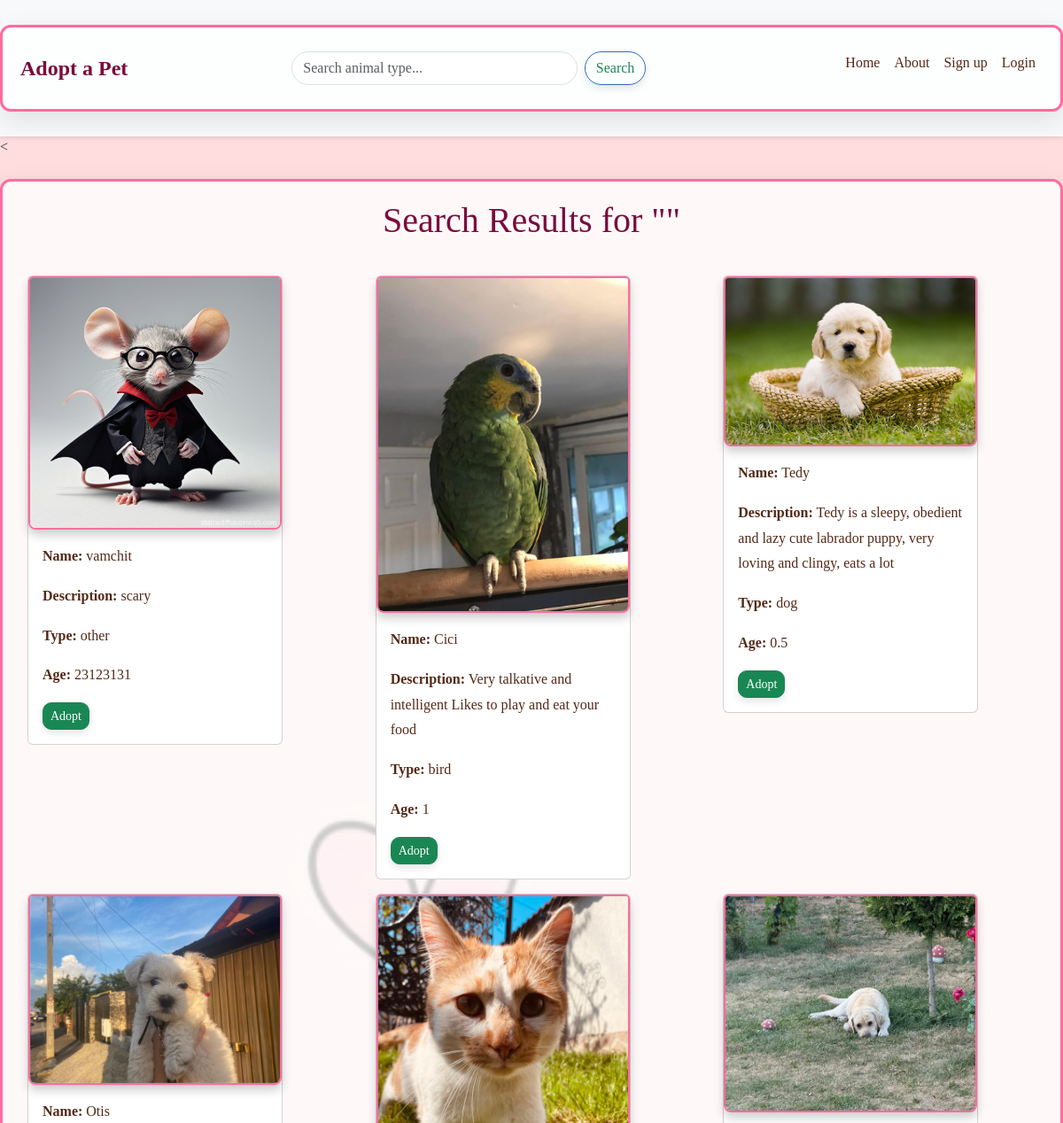
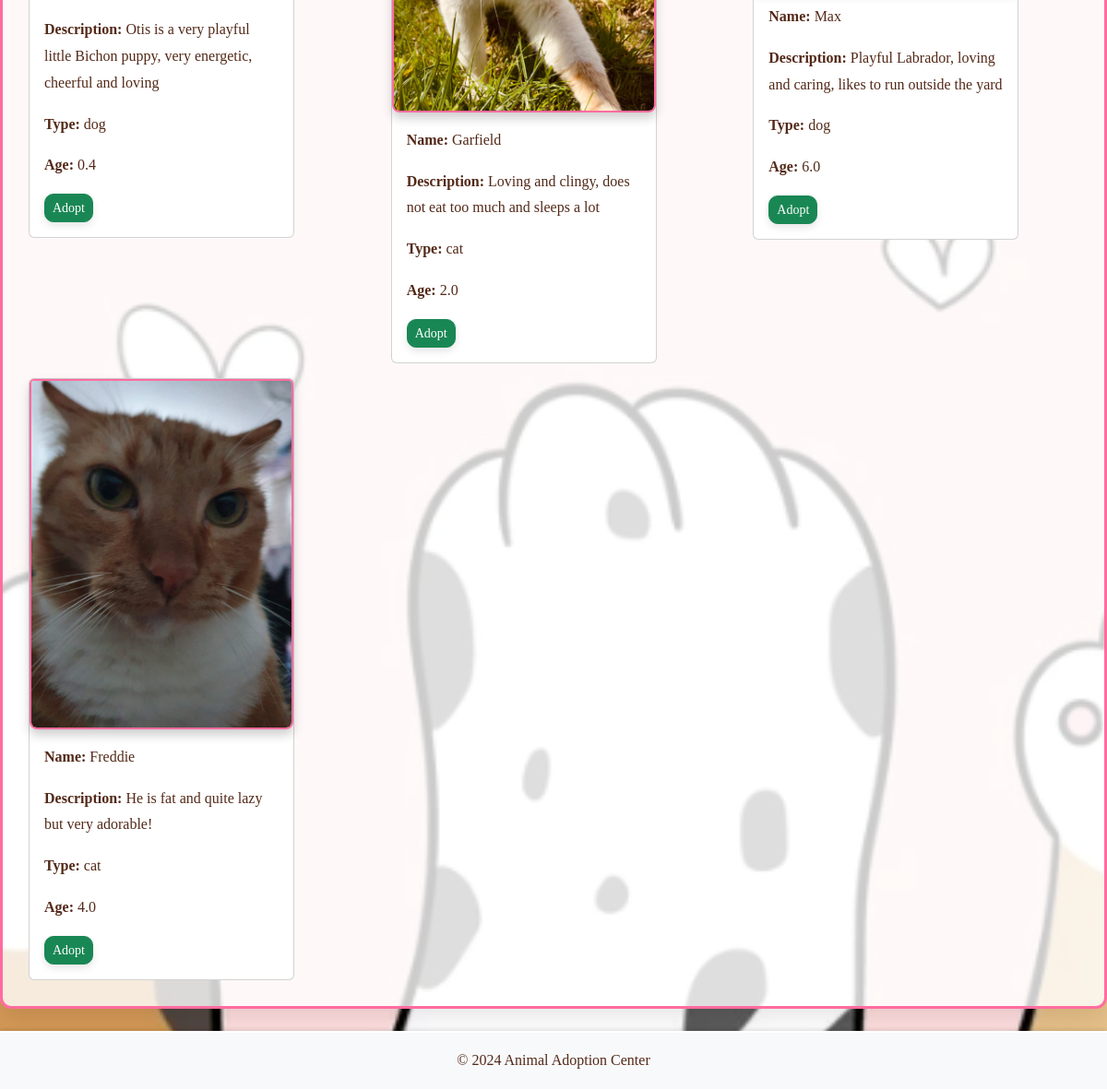
Screenshot of /search with the database file from the repository (2 pictures, top to bottom).
### app/models.py (models this page shows, shortened)
class Animal(db.Model):
    id = db.Column(db.Integer, primary_key=True)
    name = db.Column(db.String(100), nullable=False)
    age = db.Column(db.String(20), nullable=False)  # Age stored as string (e.g., "2 years")
    animal_type = db.Column(db.String(50), nullable=False)  # e.g., "dog", "cat"
    description = db.Column(db.Text, nullable=True)
    image = db.Column(db.String(255), nullable=False)  # Path to the image file

### app/backend/routes.py (the view)
@main.route('/search')
def search_animals():
    query = request.args.get('q', '').lower()
    results = Animal.query.filter(Animal.animal_type.ilike(f'%{query}%')).all()
    return render_template('animal_search_result.html', animals=results, query=query)

### app/frontend/templates/animal_search_result.html (shortened to what this page needs)
{% extends "home.html" %}
{% block content %}
<h1 class="text-center">Search Results for "{{ query }}"</h1>
<div class="row">
    {% if animals %}
        {% for animal in animals %}
        <div class="col-12 col-md-6 col-lg-4">
            <div class="card m-2" style="width: 18rem;">
                <img src="{{ url_for('static', filename=animal.image) }}" class="card-img-top" alt="{{ animal.name }}">
                <div class="card-body">
                    <p class="card-text"><strong>Name:</strong> {{ animal.name }}</p>
                    <p class="card-text"><strong>Description:</strong> {{ animal.description }}</p>
                    <p class="card-text"><strong>Type:</strong> {{ animal.animal_type }}</p>
                    <p class="card-text"><strong>Age:</strong> {{ animal.age }}</p>
                    <div class="d-flex justify-content-between mt-2">
                        {% if not current_user.is_admin %}
                        <a href="{{ url_for('main.adopt_animal', animal_id=animal.id) }}" class="btn btn-success btn-sm">Adopt</a>
                        {% endif %}
                    </div>
                </div>
            </div>
        </div>
        {% endfor %}
    {% else %}
        <p class="text-center">No results found for your query.</p>
    {% endif %}
</div>
{% endblock %}

### app/frontend/templates/home.html (shortened to what this page needs)
<!DOCTYPE html>
<html lang="en">
<head>
    <link rel="stylesheet" href="https://cdn.jsdelivr.net/npm/bootstrap@5.3.0/dist/css/bootstrap.min.css">
    <link rel="stylesheet" href="{{ url_for('static', filename='css/style.css') }}">
</head>
<body>
    <nav class="navbar navbar-expand-lg navbar-light bg-light">
        <div class="container">
            <a class="navbar-brand" href="/">Adopt a Pet</a>
            <div class="collapse navbar-collapse" id="navbarNav">
                <form class="d-flex mx-auto me-lg-5" style="max-width: 400px; width: 100%;" action="/search" method="GET">
                    <input class="form-control me-2" type="search" name="q" placeholder="Search animal type..." aria-label="Search">
                    <button class="btn btn-outline-success" type="submit">Search</button>
                </form>
                <ul class="navbar-nav ms-auto">
                    <li class="nav-item">
                        <a class="nav-link" href="/">Home</a>
                    </li>
                    <li class="nav-item"><a class="nav-link" href="/about">About</a></li>
                    {% if not current_user.is_authenticated %}
                        <li class="nav-item"><a class="nav-link" href="/sign_up">Sign up</a></li>
                        <li class="nav-item"><a class="nav-link" href="/login">Login</a></li>
                    {% endif %}
                </ul>
            </div>
        </div>
    </nav>
    <<div class="container mt-4">
        {% block content %}{% endblock %}
    </div>
    <footer class="text-center py-3 mt-4 bg-light">
        <p>&copy; 2024 Animal Adoption Center</p>
    </footer>
</body>
</html>

### app/frontend/static/css/style.css (style rules this page uses)
body { font-family: 'Georgia', serif; background-color: #FDDCDDFF; margin: 0; padding: 0; background-image: url('/static/images/background.png'); background-size: cover; background-repeat: no-repeat; background-attachment: fixed; background-position: center; }
h1, h2 { color: #7A0C3C; font-family: 'Playfair Display', serif; }
.navbar { background-color: #FF6CAC; box-shadow: 0 2px 4px rgba(0, 0, 0, 0.1); }
.navbar-brand { color: #7A0C3C; font-weight: bold; font-size: 1.5rem; }
img { border-radius: 8px; box-shadow: 0 6px 12px rgba(0, 0, 0, 0.2); border: 2px solid #ff6c9f; }
.container { background-color: rgba(255, 255, 255, 0.8); border: 3px solid #ff6c9f; border-radius: 12px; padding: 40px; box-shadow: 0 10px 30px rgba(0, 0, 0, 0.1); max-width: 1200px; margin: 20px auto; }
footer { background-color: #40061E; color: #ffffff; padding: 20px; text-align: center; box-shadow: 0 -2px 4px rgba(0, 0, 0, 0.1); }
footer p { margin: 0; }
button { background-color: #ff6ca4; color: #fff; border: none; padding: 14px 28px; border-radius: 6px; cursor: pointer; font-size: 18px; box-shadow: 0 6px 12px rgba(0, 0, 0, 0.2); transition: all 0.3s ease; }
p { line-height: 1.8; color: #532918; }
ul li { margin-bottom: 12px; font-size: 16px; }
.btn { transition: background-color 0.3s ease, transform 0.3s ease; }
.card-img-top { transition: transform 0.3s ease; }
.btn { border-radius: 10px; box-shadow: 0px 4px 8px rgba(0, 0, 0, 0.1); }
body { background-color: #cdc5c5; color: #333; }
.navbar { background-color: #73159e; }
.navbar-nav .nav-link { color: #532918 !important; }
footer { background-color: #084e0b; color: white; border-top: 2px solid #fff; }
footer { padding: 20px 0; text-align: center; background-color: #4b614c; color: white; border-top: 2px solid #fff; }
.navbar-nav .nav-link { color: #ff6ca4; transition: color 0.3s ease; }
.navbar-collapse { justify-content: center; }
form.d-flex { margin: 0 auto; max-width: 400px; }
form .form-control { border-radius: 20px; }
form .btn-outline-success { border-radius: 20px; border-color: #2e6cb6; }
.card { transition: transform 0.3s ease; }
.container { padding: 20px; }
h1 { text-align: center; margin-bottom: 30px; }
img { max-width: 100%; height: auto; display: block; margin: 0 auto; }

### rows the page displays
Animal: image (picture), name "vamchit", description "scary", animal_type "other", age "23123131"
Animal: image+name (picture), name "Cici", description "Very talkative and intelligent Likes to play and eat your food", animal_type "bird", age "1"
Animal: image+name (picture), name "Tedy", description "Tedy is a sleepy, obedient and lazy cute labrador puppy, very loving and clingy, eats a lot", animal_type "dog", age "0.5"
Animal: image+name (picture), name "Otis", description "Otis is a very playful little Bichon puppy, very energetic, cheerful and loving", animal_type "dog", age "0.4"
Animal: image+name (picture), name "Garfield", description "Loving and clingy, does not eat too much and sleeps a lot", animal_type "cat", age "2.0"
Animal: image (picture), name "Max", description "Playful Labrador, loving and caring, likes to run outside the yard", animal_type "dog", age "6.0"
Animal: image (picture), name "Freddie", description "He is fat and quite lazy but very adorable!", animal_type "cat", age "4.0"
